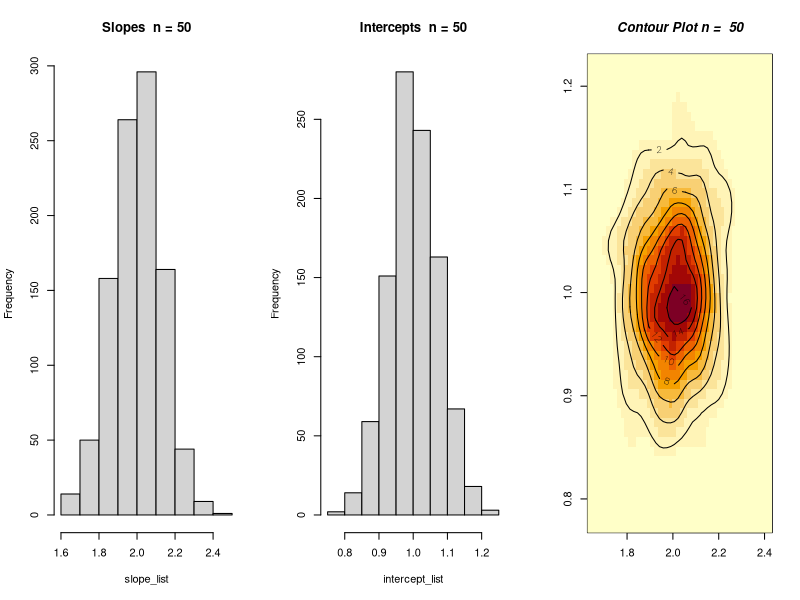
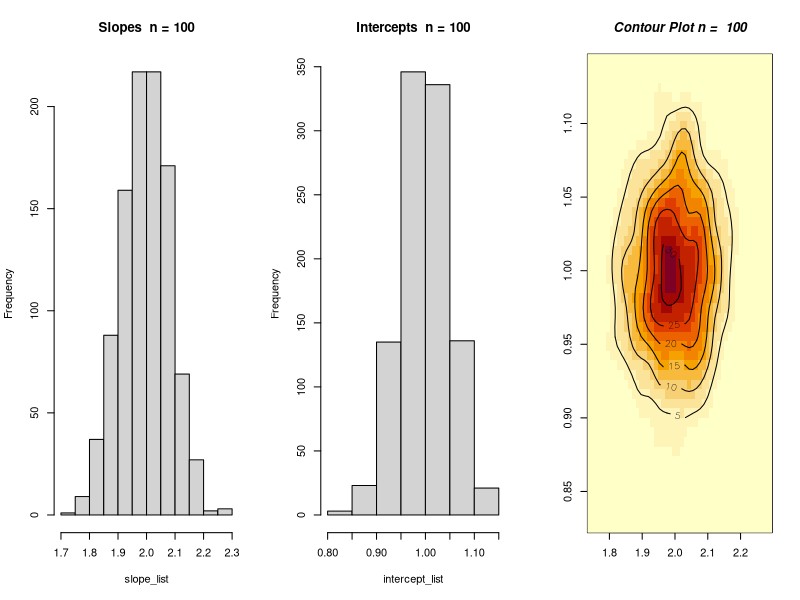
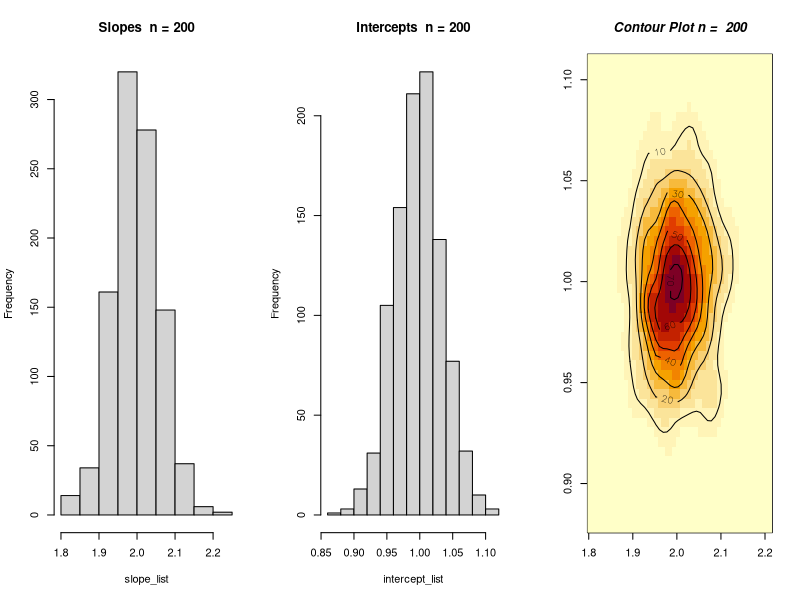
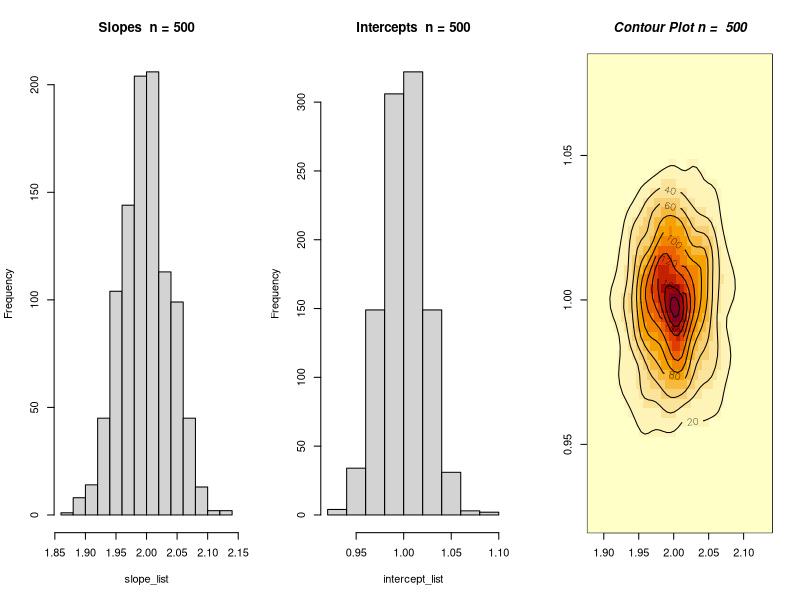
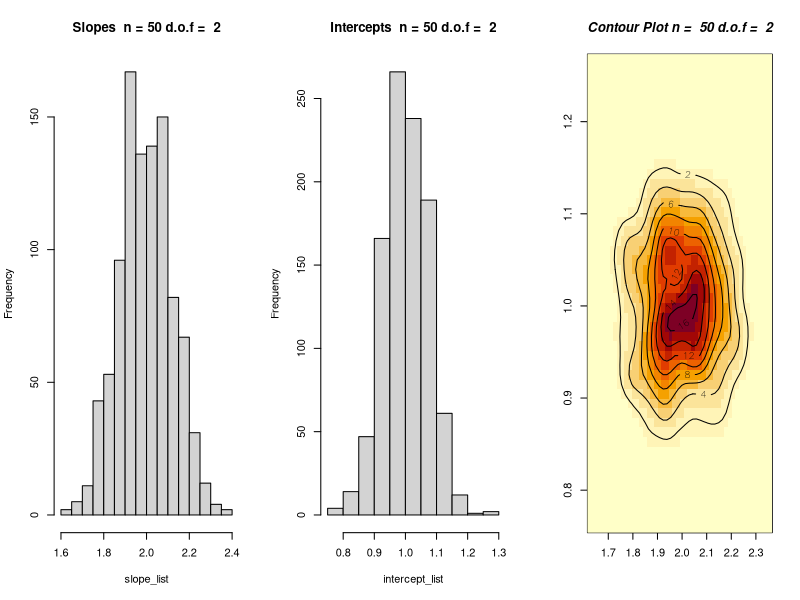
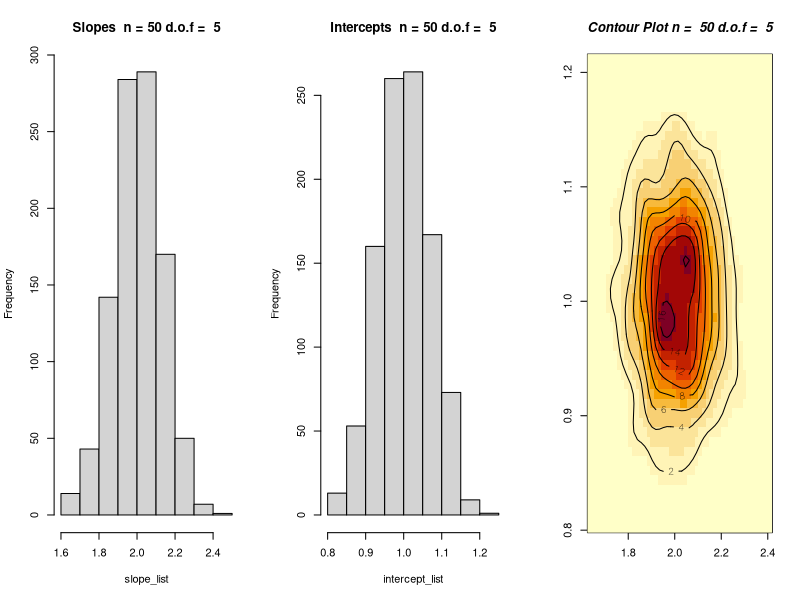
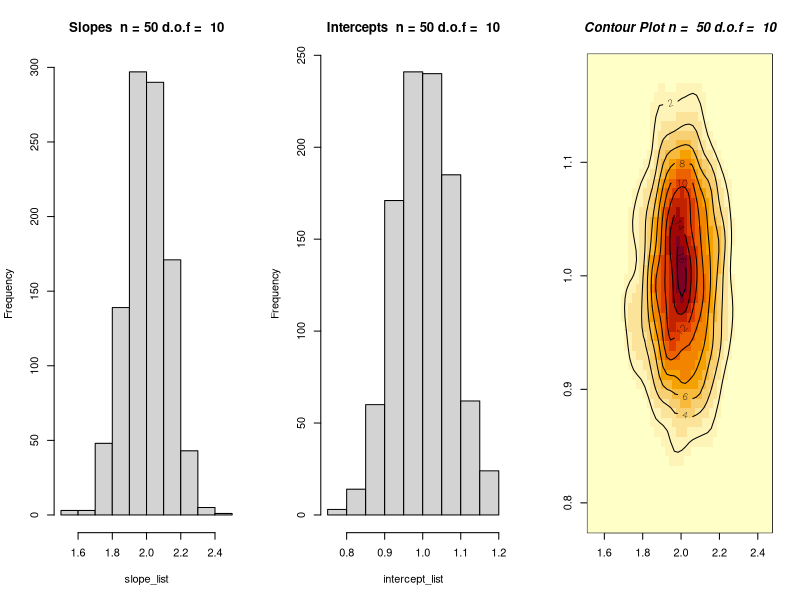
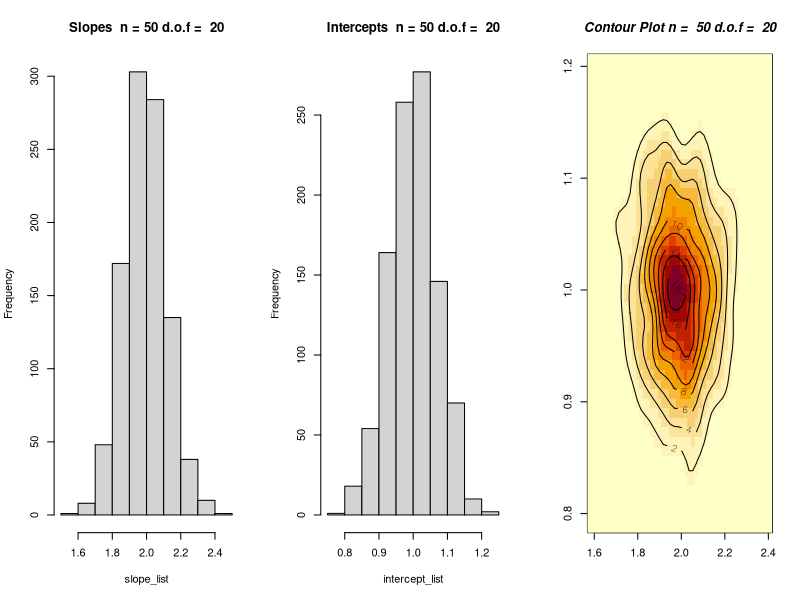

Here is the R script that generated these plots, in order: (Note: this script raises an error after producing the figures.)
## ---- chunk 1
require(MASS)
## ---- chunk 2
N = 1000
sample_sizes = c(50,100,200,500)
slope_list = numeric()
intercept_list = numeric()
## ---- chunk 3
for (n in sample_sizes){
  
  #Running Experiment N times
  for (i in 1:N) {
    x = runif(n, -1, 1)
    y <- rnorm(n, 1 + 2*x, 0.5)
    linear <- lm(y ~ x)
    slope_list[i] <- linear$coefficients[2]
    intercept_list[i] <- linear$coefficients[1]
  }
  n_s = as.character(n)
  hist_slope_string = paste("Slopes  n =", n_s)
  inte_slope_string = paste("Intercepts  n =", n_s)
  par(mfrow=c(1,3))

  #Display histograms
  hist(slope_list, main = hist_slope_string)
  hist(intercept_list, main = inte_slope_string)
  
  #was trying to plot normal distribution over the histogram, could not get it to work
  sl_mean = mean(slope_list)
  in_mean = mean(intercept_list)
  sl_sd = sd(slope_list)
  in_sd = sd(intercept_list)
  
  # Create bi-variate distribution
  dist = cbind(slope_list,intercept_list)  
  # Calculate kernel density estimate
  kde <- kde2d(dist[,1], dist[,2], n = 50) 
  
  #Plot contour plot
  image(kde)       # from base graphics package
  contour(kde, add = TRUE)     # from base graphics package
  title(main = paste("Contour Plot n = ", n_s), font.main = 4)
}
## ---- chunk 4
dof_list = c(2,5,10,20,50)
for (n in sample_sizes){
    for (k in dof_list){
  #Running Experiment N times
  for (i in 1:N) {
    x = runif(n, -1, 1)
    y <- rnorm(n, 1 + 2*x, 0.5)
    linear <- lm(y ~ x)
    slope_list[i] <- linear$coefficients[2]
    intercept_list[i] <- linear$coefficients[1]
  }
  n_s = as.character(n)
  k_s = as.character(k)
  hist_slope_string = paste("Slopes  n =", n_s, "d.o.f = ", k)
  inte_slope_string = paste("Intercepts  n =", n_s, "d.o.f = ", k)
  par(mfrow=c(1,3))

  #Display histograms
  hist(slope_list, main = hist_slope_string)
  hist(intercept_list, main = inte_slope_string)
  
  #was trying to plot normal distribution over the histogram, could not get it to work
  sl_mean = mean(slope_list)
  in_mean = mean(intercept_list)
  sl_sd = sd(slope_list)
  in_sd = sd(intercept_list)
  
  # Create bi-variate distribution
  dist = cbind(slope_list,intercept_list)  
  # Calculate kernel density estimate
  kde <- kde2d(dist[,1], dist[,2], n = 50) 
  
  #Plot contour plot
  image(kde)       # from base graphics package
  contour(kde, add = TRUE)     # from base graphics package
  title(main = paste("Contour Plot n = ", n_s, "d.o.f = ", k), font.main = 4)
    }
}
## ---- chunk 5
require(MASS)
require(car)
## ---- chunk 6
tmp = Boston[,c(1,2,3,5,6,7,8,10,11,12,13,14)] # extract selected variables
X = tmp[complete.cases(tmp),]
attach(X)
## ---- chunk 7
pairs(medv ~ ., data = X, pch = 16)
## ---- chunk 8
linear = lm(medv ~ ., data = X)
## ---- chunk 9
plot(linear, which = 1, pch = 16)
## ---- chunk 10
residualPlots(linear, layout=c(4,3))
## ---- chunk 11
avPlots(linear,layout=c(4,3))
## ---- chunk 12
plot(linear, which=2, cex=1, pch=16)
## ---- chunk 13
qqPlot(linear, pch = 16)
## ---- chunk 14
p = length(X)-1
n = nrow(X)
h_sus =2*(p+1)/n
plot(hatvalues(linear), type = "h")
abline(h =h_sus, lty = 2,col = 'darkred')
## ---- chunk 15
idx_max = which.max(hatvalues(linear))
idx_max
## ---- chunk 16
X[idx_max,]
## ---- chunk 17
summary(X)
## ---- chunk 18
plot(abs(rstudent(linear)), type = "h",ylab = "Externally Studentized Residuals (in absolute value)")
abline(h = qt(.95, n - p - 2),col = 'darkred') 
## ---- chunk 19
indexes = order(rstudent(linear),decreasing = TRUE)
cat("Maximum indices are",paste(indexes[0:4]))
X[369,]
X[373,]
X[372,]
X[370,]
## ---- chunk 20
      #outlier in responses
indexes = order(hatvalues(linear),decreasing = TRUE)
cat("Maximum indices for predictors are",paste(indexes[0:5]))
indexes = order(rstudent(linear),decreasing = TRUE)
cat("Maximum indices for responses are",paste(indexes[0:5]))
## ---- chunk 21
plot(linear, which=4, col="blue", lwd=2)
abline(h = 1, lty=2) # threshold for suspects (not visible on this plot)
## ---- chunk 22
X[369,]
## ---- chunk 23
plot(vif(linear), type='h', col=4, lwd=3)
abline(h = 10, lty=2) # threshold for suspects 
## ---- chunk 24
plot(vif(linear), type='h', col=4, lwd=3)
abline(h = 2.5, lty=2) # threshold for suspects 
## ---- chunk 25
C = cor(Boston[,-c(12)]) # correlation matrix for the predictors
L = eigen(C) # eigenvalues  
K = max(L$val)/L$val # condition indices
plot(K, type='h', col=4, lwd=3)
abline(h = 20, lty=2) # threshold for suspects
## ---- chunk 26
C
